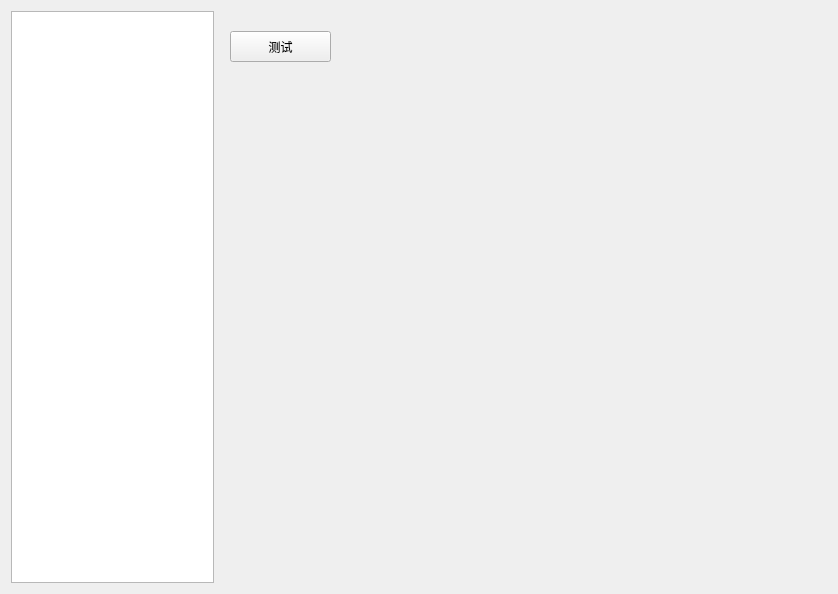
<?xml version="1.0" encoding="UTF-8"?>
<ui version="4.0">
 <class>FontAwesome</class>
 <widget class="QWidget" name="FontAwesome">
  <property name="geometry">
   <rect>
    <x>0</x>
    <y>0</y>
    <width>838</width>
    <height>594</height>
   </rect>
  </property>
  <property name="windowTitle">
   <string>Form</string>
  </property>
  <layout class="QHBoxLayout" name="horizontalLayout" stretch="6,18">
   <item>
    <widget class="QWidget" name="widget_2" native="true">
     <layout class="QVBoxLayout" name="verticalLayout">
      <property name="leftMargin">
       <number>0</number>
      </property>
      <property name="topMargin">
       <number>0</number>
      </property>
      <property name="rightMargin">
       <number>0</number>
      </property>
      <property name="bottomMargin">
       <number>0</number>
      </property>
      <item>
       <widget class="QListView" name="listView"/>
      </item>
     </layout>
    </widget>
   </item>
   <item>
    <widget class="QWidget" name="left_widget" native="true">
     <widget class="QPushButton" name="btnDemo">
      <property name="geometry">
       <rect>
        <x>10</x>
        <y>20</y>
        <width>101</width>
        <height>31</height>
       </rect>
      </property>
      <property name="text">
       <string>测试</string>
      </property>
     </widget>
    </widget>
   </item>
  </layout>
 </widget>
 <resources/>
 <connections/>
</ui>
